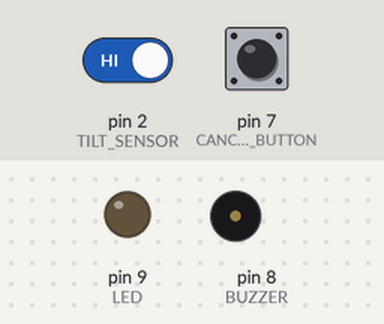
Simulated run of this sketch. Board: Arduino Uno, built with avr-gcc and run on an emulated ATmega328P. On the bench: output pins drawn as LEDs (lit = HIGH), buzzer (waves = sounding, pin HIGH). The test bench sets the inputs (shaded band); at power-on: pin 2 (TILT_SENSOR) HIGH, pin 7 (CANCEL_BUTTON) HIGH. What the sketch prints to the serial monitor is not drawn.

Above: at 1.2 s.
1.3 s: pin 2 (TILT_SENSOR) driven LOW
At 2.3 s:
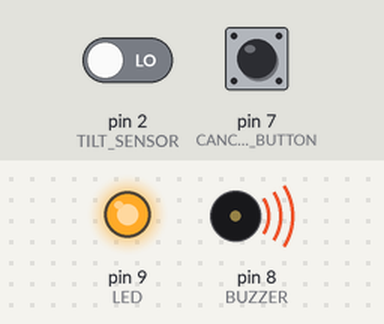
2.8 s: pin 7 (CANCEL_BUTTON) pulled LOW for 0.15 s
Timing chart, 0 to 11.3 s (numbered marks = the images above; inputs shaded):
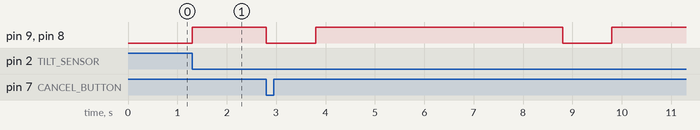

The sketch:

accident_detection_system.ino
```cpp
#define TILT_SENSOR 2
#define CANCEL_BUTTON 7
#define BUZZER 8
#define LED 9

bool accidentDetected = false;
unsigned long accidentTime = 0;

void setup() {
  pinMode(TILT_SENSOR, INPUT_PULLUP);
  pinMode(CANCEL_BUTTON, INPUT_PULLUP);
  pinMode(BUZZER, OUTPUT);
  pinMode(LED, OUTPUT);

  Serial.begin(9600);
  Serial.println("System Ready");
}

void loop() {

  // Detect accident (only once)
  if (!accidentDetected && digitalRead(TILT_SENSOR) == LOW) {
    accidentDetected = true;
    accidentTime = millis();

    digitalWrite(BUZZER, HIGH);
    digitalWrite(LED, HIGH);

    Serial.println("🚨 ACCIDENT DETECTED");
  }

  // Cancel false alarm
  if (accidentDetected && digitalRead(CANCEL_BUTTON) == LOW) {
    resetSystem("❌ Alert Cancelled");
  }

  // Auto stop after 5 seconds
  if (accidentDetected && millis() - accidentTime >= 5000) {
    resetSystem("📨 Emergency Alert Sent");
  }
}

void resetSystem(String message) {
  digitalWrite(BUZZER, LOW);
  digitalWrite(LED, LOW);
  accidentDetected = false;

  Serial.println(message);
  delay(1000); // debounce safety
}
```

Measured:
- after the input at 1.3 s, pin 9 (LED), pin 8 (BUZZER): LOW → HIGH at once
